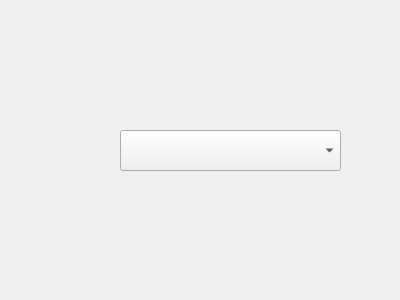
<?xml version="1.0" encoding="UTF-8"?>
<ui version="4.0">
 <class>Test</class>
 <widget class="QWidget" name="Test">
  <property name="geometry">
   <rect>
    <x>0</x>
    <y>0</y>
    <width>400</width>
    <height>300</height>
   </rect>
  </property>
  <property name="windowTitle">
   <string>Form</string>
  </property>
  <widget class="QComboBox" name="comboBox">
   <property name="geometry">
    <rect>
     <x>120</x>
     <y>130</y>
     <width>221</width>
     <height>41</height>
    </rect>
   </property>
  </widget>
 </widget>
 <resources/>
 <connections/>
</ui>
